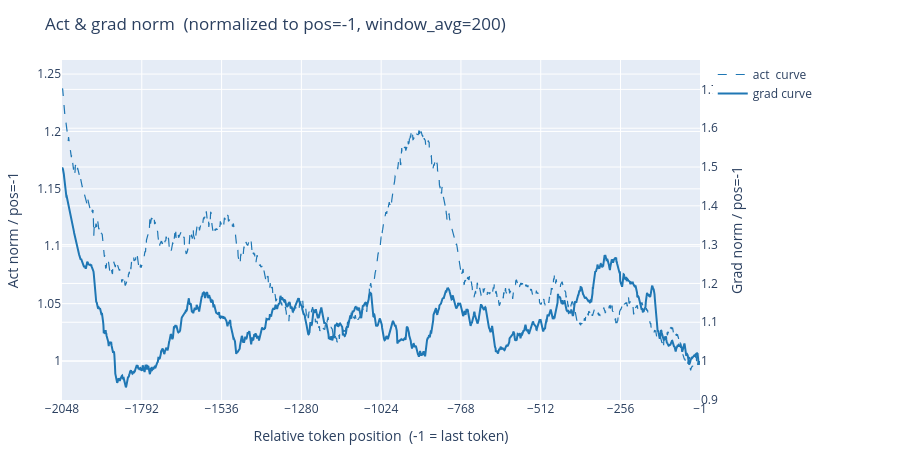

Notebook source saved alongside this figure:
### Markdown cell above
### Act + grad overlay (normalized to pos=-1)

### Code cell
plot_norms(v_act, v_grad,
           select=(1660, 0, 0, 0),
           normalize=True, window_avg=200,
           title='Act & grad norm').show()

### Figure 1 — Plotly figure (JSON) as saved in the notebook; plotly's stock layout.template omitted (floating-point values rounded to 4 significant figures; data arrays with more than 128 entries replaced by an {"elided": "..."} marker saying what was removed)
{"data": [{"hovertemplate": "pos: %{x}<br>act: %{y:.4f} [curve]<extra></extra>", "legendgroup": "curve", "line": {"color": "#1f77b4", "dash": "dash", "width": 1.2}, "mode": "lines", "name": "act  curve", "type": "scatter", "x": {"elided": "2048 int values"}, "y": {"elided": "2048 float values"}, "yaxis": "y"}, {"hovertemplate": "pos: %{x}<br>grad: %{y:.4f} [curve]<extra></extra>", "legendgroup": "curve", "line": {"color": "#1f77b4", "width": 2}, "mode": "lines", "name": "grad curve", "type": "scatter", "x": {"elided": "2048 int values"}, "y": {"elided": "2048 float values"}, "yaxis": "y2"}], "layout": {"height": 460, "legend": {"x": 1.02, "xanchor": "left", "y": 1, "yanchor": "top"}, "margin": {"b": 60, "l": 60, "r": 200, "t": 60}, "title": {"text": "Act & grad norm  (normalized to pos=-1, window_avg=200)"}, "xaxis": {"tickmode": "array", "tickvals": [-2048, -1792, -1536, -1280, -1024, -768, -512, -256, -1], "title": {"text": "Relative token position  (-1 = last token)"}}, "yaxis": {"range": [0.9661, 1.262], "title": {"text": "Act norm / pos=-1"}}, "yaxis2": {"overlaying": "y", "range": [0.8997, 1.776], "side": "right", "title": {"text": "Grad norm / pos=-1"}}}}
